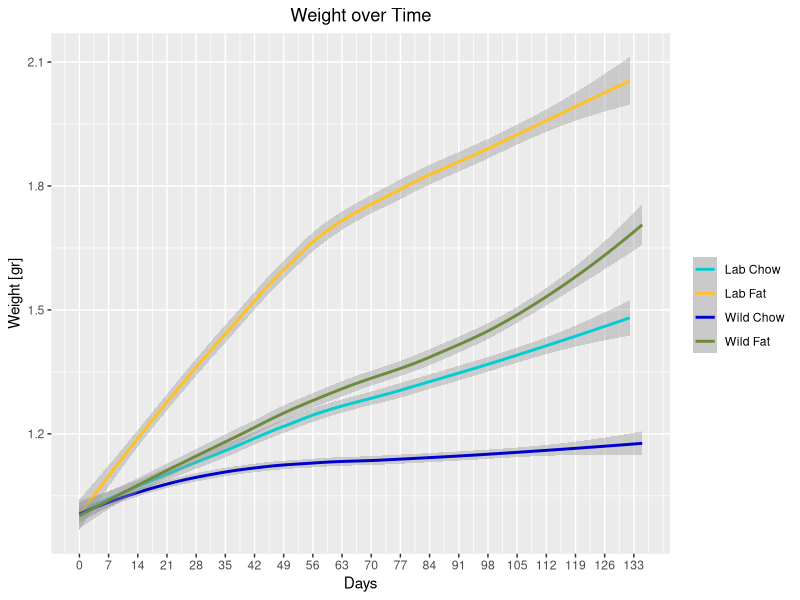
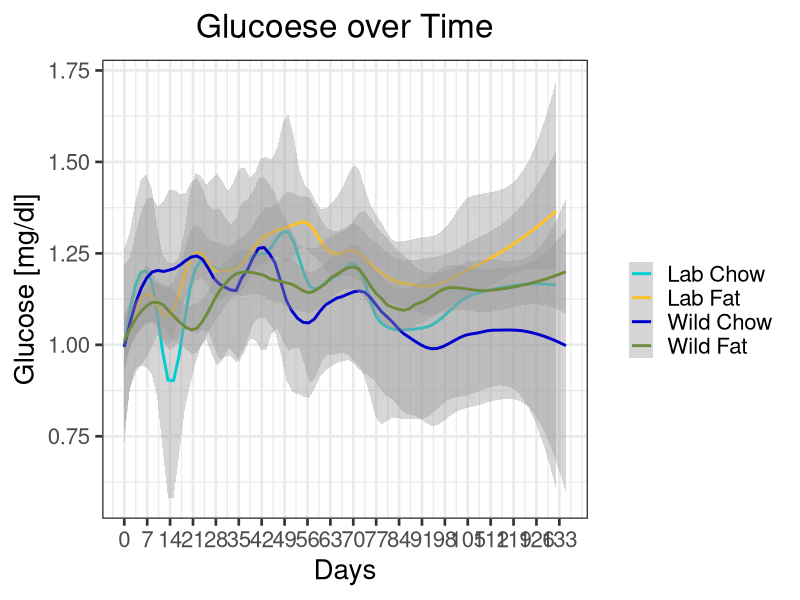
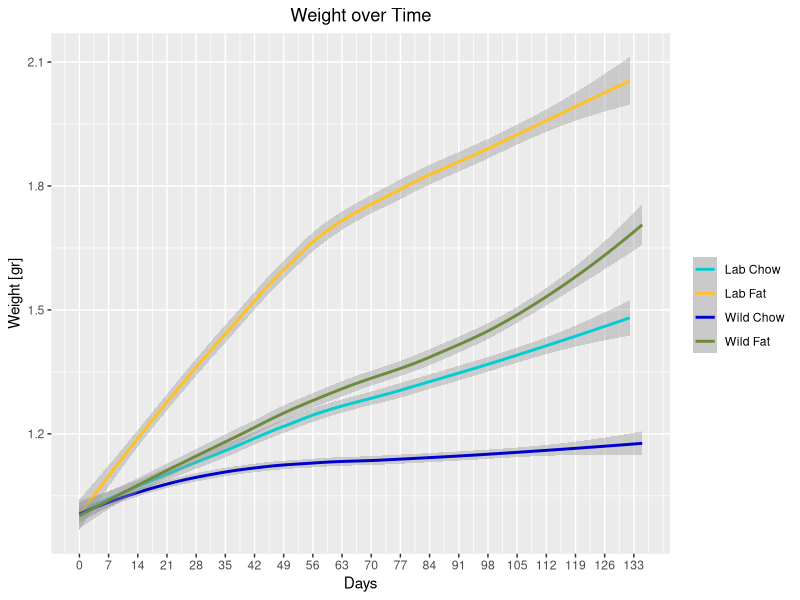
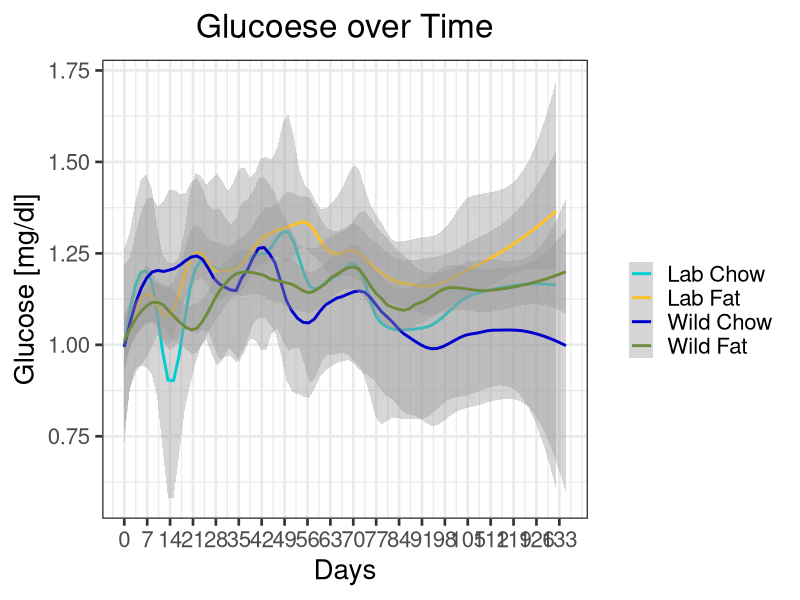
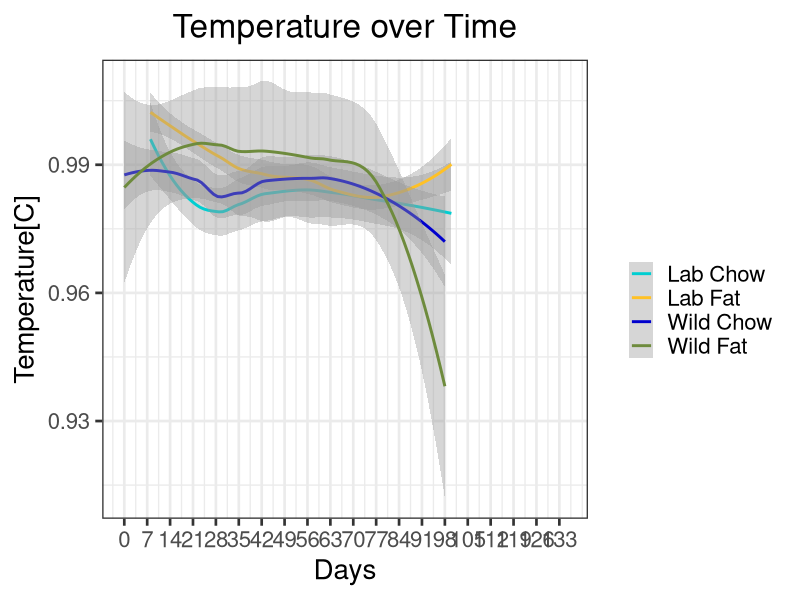

These charts were generated, in order, by the following R code: (Note: this script raises an error after producing the figures.)
## ---- chunk 1

setwd("~/Deskto p/Research/NAFLD/Experiments/All Experiments togehter")
library(ggplot2)
library(gdata)
library(rlist)
library(ggpubr)
library(gridBase)
library(gridExtra)
#installation of ggpubr, according to websitehttp://www.sthda.com/english/articles/24-ggpubr-publication-ready-plots/81-ggplot2-easy-way-to-mix-multiple-graphs-on-the-same-page/

cd <- read.csv("AllExp.csv")


#Change Date to custome date of R programm, no need now, format is already fine
cd$Date <- as.Date(cd$Date, "%m/%d/%y")

#for calculating days after starting the exp
for (sex in unique(cd$Gender)){

  for (Days in unique(cd$Experiment)) {
  
    for (Days2 in unique(cd$Microbiome)) {
    
    lowdate <- min(cd$Date[cd$Experiment == Days & cd$Microbiome == Days2 & cd$Gender == sex])
  
    cd$Days[cd$Experiment == Days & cd$Microbiome == Days2& cd$Gender == sex] <- cd$Date[cd$Experiment == Days & cd$Microbiome == Days2 & cd$Gender == sex] - lowdate
    }
  }
}

minval <- min(cd$Weight[cd$Gender == "Female"], na.rm = TRUE)
maxval <- max(cd$Weight[cd$Gender == "Female"], na.rm = TRUE)

minvalmales <- min(cd$Weight[cd$Gender == "Male"], na.rm = TRUE)
maxvalmales <- max(cd$Weight[cd$Gender == "Male"], na.rm = TRUE)

maxdays <- max(cd$Days[cd$Gender == "Female"], na.rm = TRUE)
maxdaysmales <- max(cd$Days[cd$Gender == "Male"], na.rm = TRUE)
mindays <- min(cd$Days, na.rm = TRUE)
sex <- "Female"
sex2 <- "Male"

cd$UID <- NA
cd$Temp <- paste(cd$Experiment, cd$Microbiome, cd$Food, cd$Cage, cd$Mouse, cd$Gender)

for (mouse in unique(cd$Temp)) {
  mouse.list <- as.vector(strsplit(mouse, " ")[[1]])
 
  microbiome <- "2"
  if (mouse.list[2] == "Wild") {
   
    microbiome <- "1"
   
        }
 
  food <- "2"
  if (mouse.list[3] == "Fat") {
   
    food <- "1"
   
  }
  
  gender <- "2"
  
  if (mouse.list[6] == "Female") {
    gender <- "1"
    
  }
 
  uid <- paste0(gender, mouse.list[1], microbiome, food, mouse.list[4], mouse.list[5])
 
  cd$UID[cd$Temp == mouse] <- as.numeric(uid)
 
}
 
#create a new variable for proportional weight
cd$PropWeight <- NA
 
#loop through each mouse with UID
for (mouse in unique(cd$UID)) {
 
  #find minimum day (start day) and minimum weight (on start day)
  minDay <- min(cd$Day[cd$UID == mouse])
  minWeight <- cd$Weight[cd$UID == mouse & cd$Day == minDay]
 
  #find and save proportional weight for the current mouse
  cd$PropWeight[cd$UID == mouse] <- cd$Weight[cd$UID == mouse] / minWeight
 
}
#create a new variable for proportional glucose
cd$PropGlucose <- NA
 
#loop through each mouse with UID
for (mouse in unique(cd$UID)) {
 
  #find minimum day (start day) and minimum weight (on start day)
  minDay <- min(cd$Day[cd$UID == mouse])
  minGlucose <- cd$Glucose[cd$UID == mouse & cd$Day == minDay]
 
  #find and save proportional weight for the current mouse
  cd$PropGlucose[cd$UID == mouse] <- cd$Glucose[cd$UID == mouse] / minGlucose
 
}

#create a new variable for proportional glucose
cd$PropTemp <- NA
 
#loop through each mouse with UID
for (mouse in unique(cd$UID)) {
 
  #find minimum day (start day) and minimum weight (on start day)
  minTemp <- logical(0)
  minDay <- 0
  while (length(minTemp) == 0) {
    minDay <- minDay + 1
    minTemp <- cd$Temperature[cd$UID == mouse & cd$Day == minDay]
  }

 
  #find and save proportional weight for the current mouse
  cd$PropTemp[cd$UID == mouse] <- cd$Temperature[cd$UID == mouse] / minTemp
 
}

#Plot proportional weight gain of all mice

cd$Color <- paste(cd$Microbiome, cd$Food)

cdFemale <- subset(cd, cd$Gender == "Female")

plotPropWeightFemale <- ggplot(cdFemale, aes(x = cdFemale$Days, y = cdFemale$PropWeight, color = cdFemale$Color)) +
                                 geom_smooth(span = 0.8, level = 0.95) +
  scale_x_continuous(breaks=seq(0,maxdays, 7), limits = c(mindays, maxdays)) +
 # xlim(c(mindays, maxdays)) +
  xlab("Days") +
  ylab("Weight [gr]") +
  scale_colour_manual("", values = c("darkturquoise","goldenrod1", "blue3", "darkolivegreen4"), breaks = c("Lab Chow", "Lab Fat", "Wild Chow", "Wild Fat")) +
  theme_set(theme_bw(base_size = 20) ) +
    theme(plot.title = element_text(hjust = 0.5)) +
      ggtitle("Weight over Time")
print(plotPropWeightFemale)
  

#Plot proportional glucose gain of all mice

cd$Color <- paste(cd$Microbiome, cd$Food)

cdFemale <- subset(cd, cd$Gender == "Female")

plotPropGlucoseFemale <- ggplot(cdFemale, aes(x = cdFemale$Days, y = cdFemale$PropGlucose, color = cdFemale$Color)) +
                                 geom_smooth(span = 0.3) +
  scale_x_continuous(breaks=seq(0,maxdays, 7), limits = c(mindays, maxdays)) +
 # xlim(c(mindays, maxdays)) +
  xlab("Days") +
  ylab("Glucose [mg/dl]") +
  scale_colour_manual("", values = c("darkturquoise","goldenrod1", "blue3", "darkolivegreen4"), breaks = c("Lab Chow", "Lab Fat", "Wild Chow", "Wild Fat")) +
  theme_set(theme_bw(base_size = 20) ) +
    theme(plot.title = element_text(hjust = 0.5)) +
      ggtitle("Glucoese over Time")
print(plotPropGlucoseFemale)
  

#Plot proportional TEMPERATURE gain of all mice

cd$Color <- paste(cd$Microbiome, cd$Food)

cdFemale <- subset(cd, cd$Gender == "Female")

plotPropTemperatureFemale <- ggplot(cdFemale, aes(x = cdFemale$Days, y = cdFemale$PropTemp, color = cdFemale$Color)) +
                                 geom_smooth() +
  scale_x_continuous(breaks=seq(0,maxdays, 7), limits = c(mindays, maxdays)) +
 # xlim(c(mindays, maxdays)) +
  xlab("Days") +
  ylab("Temperature[C]") +
  scale_colour_manual("", values = c("darkturquoise","goldenrod1", "blue3", "darkolivegreen4"), breaks = c("Lab Chow", "Lab Fat", "Wild Chow", "Wild Fat")) +
  theme_set(theme_bw(base_size = 20) ) +
    theme(plot.title = element_text(hjust = 0.5)) +
      ggtitle("Temperature over Time")

print(plotPropWeightFemale)
  
print(plotPropGlucoseFemale)  
print(plotPropTemperatureFemale)  

cd$WeightBin <- FALSE

cd$WeightBin[cd$PropWeight > 1.25] <- TRUE

FatWildHigh <- subset(cd, cd$WeightBin == TRUE & cd$Microbiome == "Wild" & cd$Food == "Fat" & cd$Days == "31")

cd$WeightBin[cd$PropWeight < 1.25] <- TRUE

FatWildLow <- subset(cd, cd$WeightBin == TRUE & cd$Microbiome == "Wild" & cd$Food == "Fat" & cd$Days == "31")

for (microbiome in unique(cd$Microbiome)){
  
  for(food in unique(cd$Food)){
    
    temp <- subset(cd, cd$Weight[cd$Microbiome == "Wild" & cd$Food == "Fat"])
    
    HistoWeight <- ggplot(data = temp, aes(temp$Weight)) +
      geom_histogram()

print(HistoWeight)
  }
}

HistoWeight <- ggplot(data = cd, aes(cd$Weight)) +
  geom_histogram()

print(HistoWeight)

for (histo in unique(cd$Days)){
  
  day <- subset(cd, cd$Days > "30")
  
  histogrammweight <- ggplot(data = cd, aes(y = cd$Weight))+
    geom_histogram()
  
  
}


print(histogrammweight)


for (sex in unique(cd$Gender)) {
  for (microbiome in unique(cd$Microbiome)) {
    for (food in unique(cd$Food)) {
      
      sub <- subset(cd, cd$Gender == sex & cd$Microbiome == microbiome & cd$Food == food)
      
      model <- lm(sub$Weight~sub$Temperature)
      
      p <- ggplot(data = sub, aes(x = sub$Temperature, y = sub$Weight, color = sub$Days)) + geom_point() + geom_abline(aes(intercept = as.numeric(model[[1]][1]), slope = as.numeric(model[[1]][2]))) + labs(x = "Temperature", y = "Weight", title = paste(sex, microbiome, food), subtitle = paste("Pearson Correlation: ", as.numeric(cor.test(sub$Temperature, sub$Weight)[4]), ", p = ", as.numeric(cor.test(sub$Temperature, sub$Weight)[3])))
      
      print(p)
      
      p2 <- ggplot(data = sub, aes(x = sub$UID, y = sub$Weight, color = sub$Days)) + geom_point()
      
      print(unique(sub$UID))
      
      print(p2)
      
    }
  }
}


  
  temp <- subset(cd, cd$UID == "122122" | cd$UID == "122113" | cd$UID == "122114" | cd$UID == "122115"  | cd$UID == "121122" | cd$UID == "121113" | cd$UID == "121114" | cd$UID == "121115" | cd$UID == "132122" | cd$UID == "132113" | cd$UID == "132114" | cd$UID == "132115"  | cd$UID == "131122" | cd$UID == "131113" | cd$UID == "131114" | cd$UID == "131115")
  
  plotBounceBack <- ggplot(data = temp, aes(x = temp$Days, y = temp$Weight, color = temp$Microbiome)) +
  geom_smooth(span = 0.6) +
    scale_x_continuous(breaks=seq(0,maxdays, 7), limits = c(mindays, maxdays)) +
 # xlim(c(mindays, maxdays)) +
  xlab("Days") +
  ylab("Weight [gr]") +
  theme_set(theme_bw(base_size = 20) ) +
    theme(plot.title = element_text(hjust = 0.6)) +
      ggtitle("Weight, BounceBack")

    
  
  print(plotBounceBack)
  
  temp2 <- subset(cd, cd$UID == "122131" | cd$UID == "122132" | cd$UID == "122133" | cd$UID == "122124"  | cd$UID == "122135" | cd$UID == "121131" | cd$UID == "121132" | cd$UID == "121133" | cd$UID == "121124"  | cd$UID == "121135" )
  
  plotLPSE2 <- ggplot(data = temp2, aes(x = temp2$Days, y = temp2$Weight, color = temp2$Microbiome)) +
  geom_smooth(span = 0.3) +
    scale_x_continuous(breaks=seq(0,maxdays, 7), limits = c(mindays, maxdays)) +
 # xlim(c(mindays, maxdays)) +
  xlab("Days") +
  ylab("Weight [gr]") +
  theme_set(theme_bw(base_size = 20) ) +
    theme(plot.title = element_text(hjust = 0.6)) +
      ggtitle("Weight, BounceBack")

    
  
  print(plotLPSE2)
